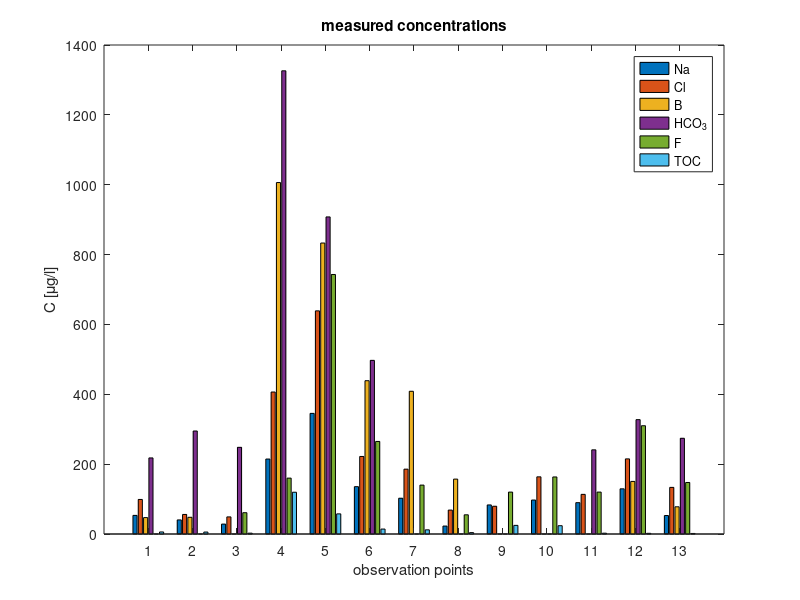

MATLAB code for this plot:
function bardemo
% representation of results                     Holzbecher January 2007

C = [53.30718      98.92727       46.9855        217.84   NaN     5.868182;...
     40.36167            56         47.85         294.9    NaN    5.593333;...
     28.40         48.98571      NaN      248.1429      61.    2.401429;...
     214.62859          406.5       1006.227        1326.15    160.    119.61;...
     345.358         638.9      833.0768      907.8222      743.    57.651;... 
     135.6125           222      438.9075        497.15     265.    14.145;...
     102.441      185.6667      408.6333        NaN     140.    11.95333;...    
     22.7375          68.5        157.18        NaN      55.    4.0;...
     83.2555           79.5         NaN        NaN     120.     24.725;...
     97.259545      163.68182      NaN         NaN     163.333    23.774545;...
     89.761          113.5        NaN            241      120.     2.335;...
     129.383         215.1      150.5883        327.46       310.     1.933333;...
     52.9526        133.48          77.9      274.0889      147.5     1.561] ;

bar(C);
xlabel ('observation points');
ylabel ('C [\mug/l]');
title ('measured concentrations');
legend ('Na','Cl','B','HCO_3','F','TOC');
